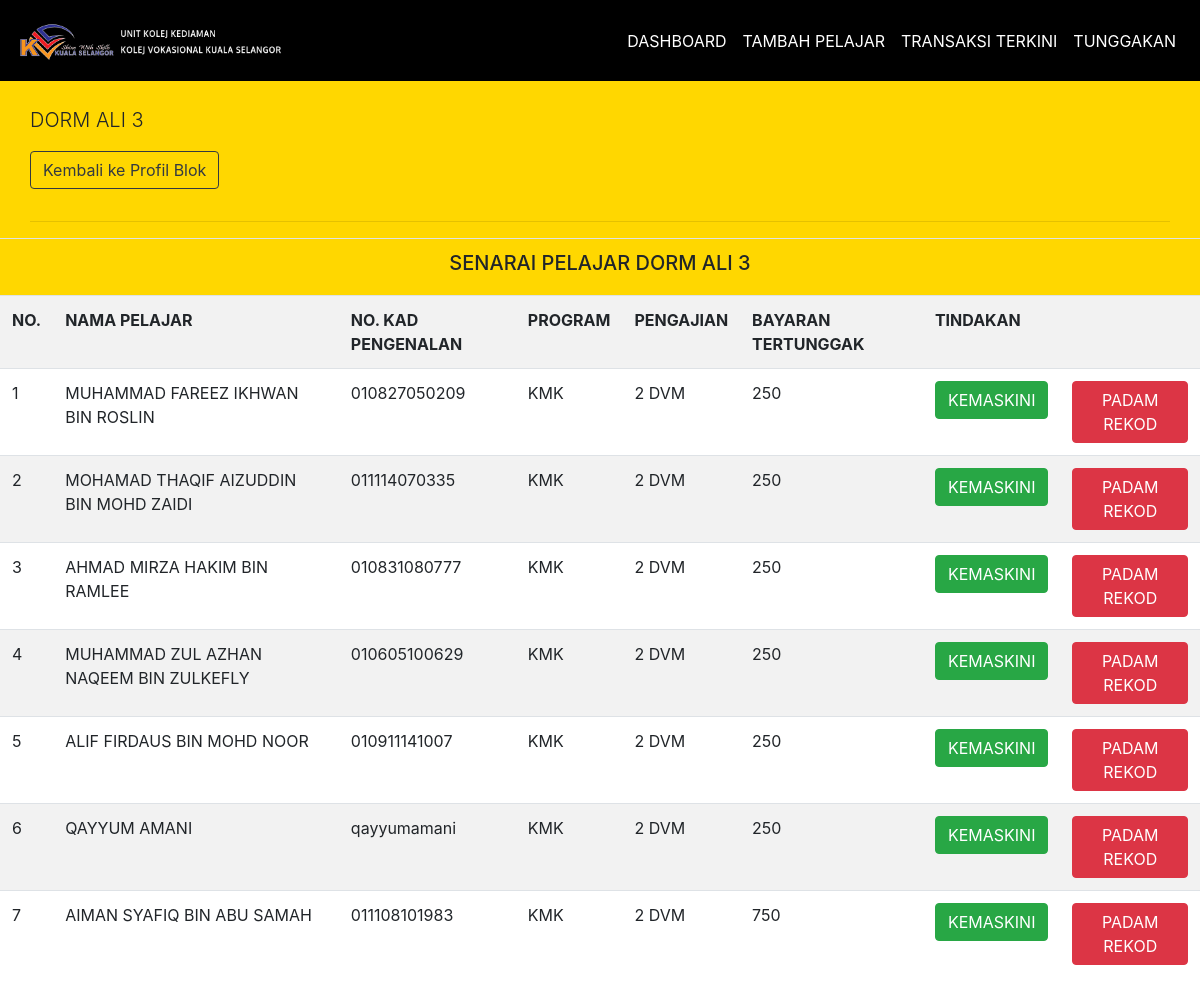
Screenshot of /senarai_pelajar.php?dorm=ALI 3 with the database file from the repository.
### tables this page shows
CREATE TABLE `pelajar` (
  `id` bigint(20) NOT NULL,
  `nama` varchar(300) NOT NULL,
  `nokp` varchar(12) NOT NULL,
  `pswd` varchar(4) NOT NULL,
  `bayaran` varchar(100) NOT NULL,
  `program` varchar(100) NOT NULL,
  `dorm` varchar(100) NOT NULL,
  `pengajian` varchar(100) NOT NULL,
  `pendaftar` varchar(300) NOT NULL,
  `tahun` year(4) NOT NULL
);

### senarai_pelajar.php (the view, shortened to what this page needs)
<!DOCTYPE html>
<html>
<head>
  <link rel="stylesheet" href="https://stackpath.bootstrapcdn.com/bootstrap/4.4.1/css/bootstrap.min.css">
</head>
<body>
    <nav class="navbar navbar-expand-sm navbar-light sticky-top" style="background-color: #000000; padding: 1rem; ">
      <img src="images/asrama1.png" class="navbar-brand img-fluid" width="270">
      <div class="collapse navbar-collapse" id="navbarMenu">
      <ul class="navbar-nav ml-auto">
        <li class="nav-item"><a href="warden_dashboard.php" class="nav-link" style="color: white;">DASHBOARD</a></li>
        <li class="nav-item"><a href="addstudent.php" class="nav-link" style="color: white;">TAMBAH PELAJAR</a></li>
        <li class="nav-item"><a href="transaction.php" class="nav-link" style="color: white;">TRANSAKSI TERKINI</a></li>
        <li class="nav-item"><a href="warden_tunggakan.php" class="nav-link" style="color: white;">TUNGGAKAN</a></li>
      </ul>
      </div>
    </nav>
    <div class="container-fluid" style="background-color: #FFD700;">
    <div class="row mx-auto">
      <div class="col-xs-3 col-sm-3 col-md-3 col-lg-3 col-xl-3 padding">
        <br>
        <p class="lead padding">
          DORM <?=$_GET['dorm']?>
        </p>
        <p><button type="button" class="btn btn-outline-dark" onclick="window.location='profileblok.php'">Kembali ke Profil Blok</button></p>
      </div>
      <div class="col-12">
        <hr>
      </div>
    </div>
  </div>
    <div class="table-responsive">
    <table class="table table-striped table-md">
      <thead class="thead-dark">
      <tr>
        <td colspan="8" scope="col" style="background-color: #FFD700;"><h5 style="text-align: center;">SENARAI PELAJAR DORM <?=$_GET['dorm']?></h3></td>
      </tr>
      </thead>
      <tr>
        <th>NO.</th>
        <th>NAMA PELAJAR</th>
        <th>NO. KAD PENGENALAN</th>
        <th>PROGRAM</th>
        <th>PENGAJIAN</th>
        <th>BAYARAN TERTUNGGAK</th>
        <th colspan="2">TINDAKAN</th>
      </tr>
      <?php
          include 'config.php';
          $dorm = $_GET['dorm'];
          $syntax = "SELECT * FROM pelajar WHERE dorm = '".$dorm."'";
          $query = mysqli_query($connect, $syntax);
          $bil = 1;
          while ($row = mysqli_fetch_array($query)) {
            echo "
           <tr>
            <td>".$bil++."</td>
            <td>".$row['nama']."</td>
            <td>".$row['nokp']."</td>
            <td>".$row['program']."</td>
            <td>".$row['pengajian']."</td>
            <td>".$row['bayaran']."</td>
            <td><a class='btn btn-success' href='update.php?id=".$row['id']."'>KEMASKINI</a></td>
            <td><a class='btn btn-danger' href='deleterecord.php?id=".$row['id']."'>PADAM REKOD</a></td>
          </tr>
          ";
        }
      ?>
    </table>
    </div>
</body>
</html>

### rows the page displays
pelajar: nama "MUHAMMAD FAREEZ IKHWAN BIN ROSLIN", nokp "010827050209", program "KMK", pengajian "2 DVM", bayaran "250"
pelajar: nama "MOHAMAD THAQIF AIZUDDIN BIN MOHD ZAIDI", nokp "011114070335", program "KMK", pengajian "2 DVM", bayaran "250"
pelajar: nama "AHMAD MIRZA HAKIM BIN RAMLEE", nokp "010831080777", program "KMK", pengajian "2 DVM", bayaran "250"
pelajar: nama "MUHAMMAD ZUL AZHAN NAQEEM BIN ZULKEFLY", nokp "010605100629", program "KMK", pengajian "2 DVM", bayaran "250"
pelajar: nama "ALIF FIRDAUS BIN MOHD NOOR", nokp "010911141007", program "KMK", pengajian "2 DVM", bayaran "250"
pelajar: nama "QAYYUM AMANI", nokp "qayyumamani", program "KMK", pengajian "2 DVM", bayaran "250"
pelajar: nama "AIMAN SYAFIQ BIN ABU SAMAH", nokp "011108101983", program "KMK", pengajian "2 DVM", bayaran "750"

### other values shown
$_GET['dorm'] "ALI 3"
